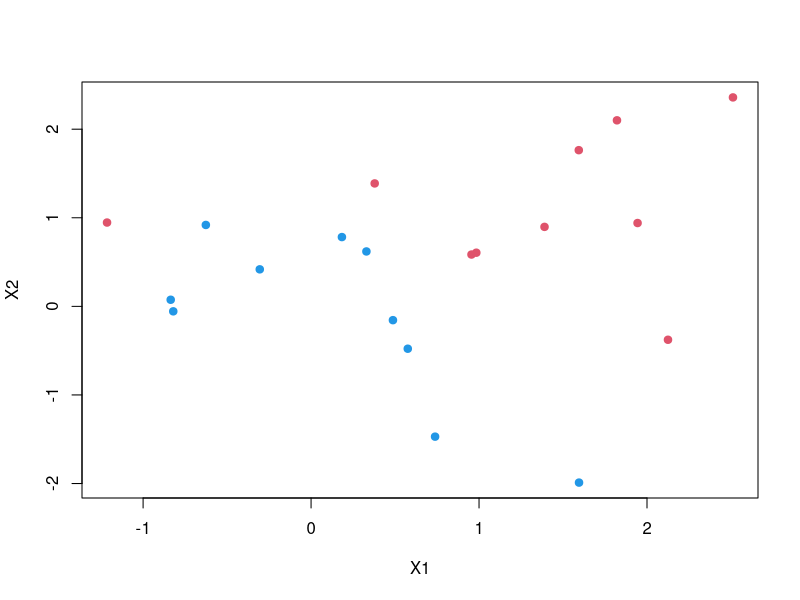
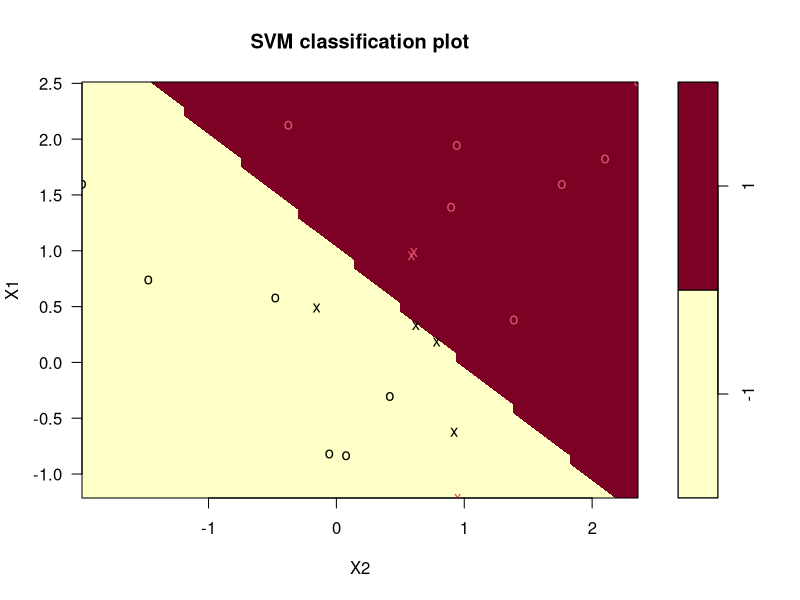
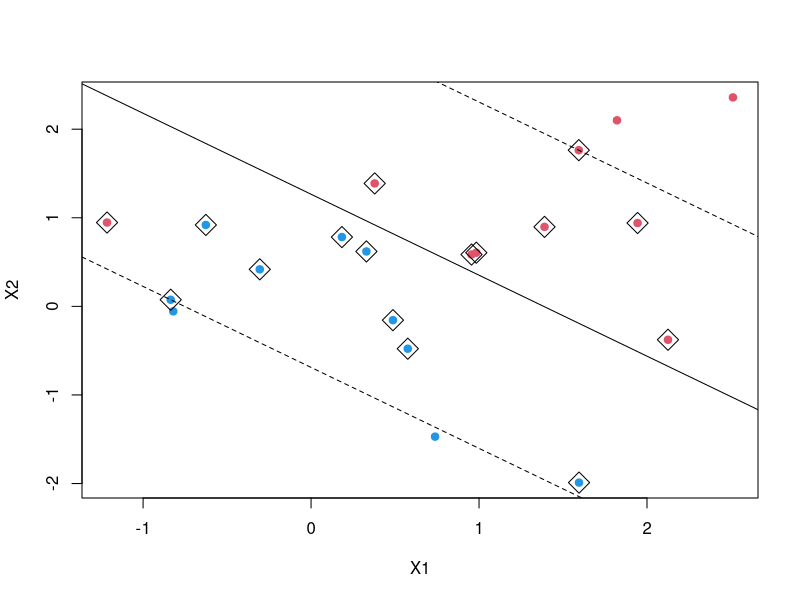
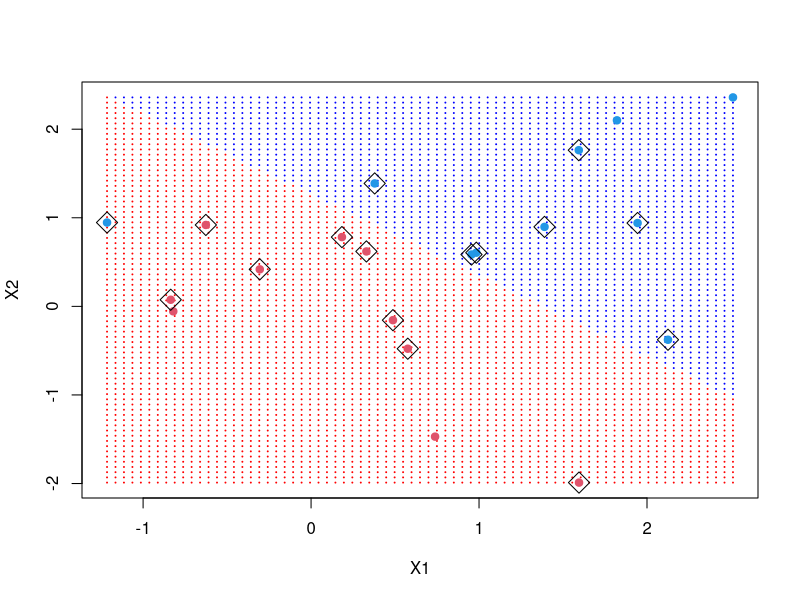
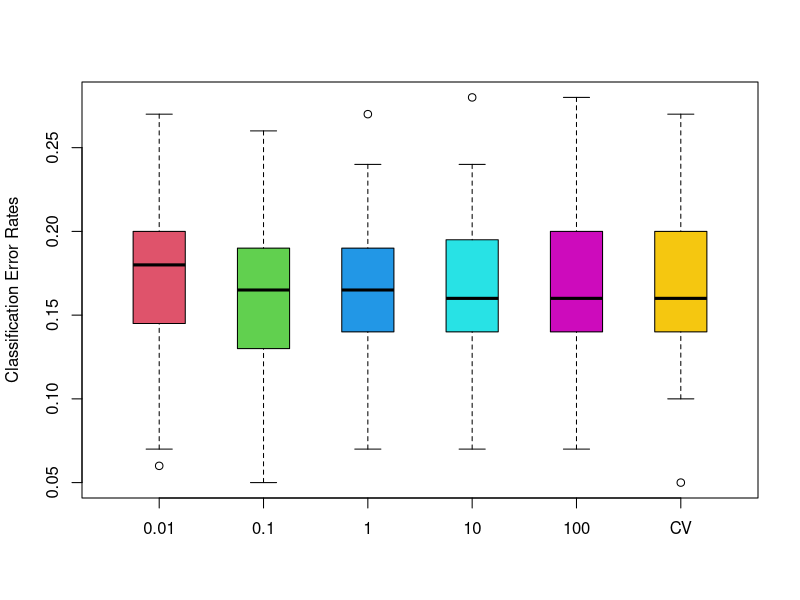

The R script that drew these images, in order:
# Simple example (simulate data set)
set.seed(1)
x <- matrix(rnorm(20*2), ncol=2)
y <- c(rep(-1, 10), rep(1, 10))
x[y==1, ] <- x[y==1, ] + 1
plot(x, col=(3-y), pch=19, xlab="X1", ylab="X2")

# Support vector classifier with cost=10
library(e1071)
# y must be in format (-1, 1) 
dat <- data.frame(x, y=as.factor(y))
# Tuning parameter cost (inverse of C) 
svmfit <- svm(y~., data=dat, kernel="linear", cost=10,
              scale=FALSE)
plot(svmfit, dat)
summary(svmfit)

# SVM of tuning parameter (cost=0.1) 
svmfit <- svm(y~., data=dat, kernel="linear", cost=0.1,
              scale=FALSE)
svmfit$index
beta <- drop(t(svmfit$coefs)%*%x[svmfit$index,])
beta0 <- svmfit$rho

# Visualize results
plot(x, col=(3-y), pch=19, xlab="X1", ylab="X2")
points(x[svmfit$index, ], pch=5, cex=2)
abline(beta0 / beta[2], -beta[1] / beta[2])
abline((beta0 - 1) / beta[2], -beta[1] / beta[2], lty = 2)
abline((beta0 + 1) / beta[2], -beta[1] / beta[2], lty = 2)

# A function to create a grid of values or a lattice of values
make.grid <- function(x, n = 75) {
  ran <- apply(x, 2, range)
  x1 <- seq(from = ran[1,1], to = ran[2,1], length = n)
  x2 <- seq(from = ran[1,2], to = ran[2,2], length = n)
  expand.grid(X1 = x1, X2 = x2)
}
xgrid <- make.grid(x)
xgrid[1:76,]
## Classification of potential test set
ygrid <- predict(svmfit, xgrid)
plot(xgrid, col=c("red","blue")[as.numeric(ygrid)], pch=20,
     cex=.2)
points(x, col=y+3, pch=19)
points(x[svmfit$index, ], pch=5, cex=2)

# Cross validation to find the optimal tuning parameter (cost)
set.seed(1)
tune.out <- tune(svm, y~., data=dat, kernel="linear",
                 ranges=list(cost=c(0.001, 0.01, 0.1, 1, 5, 10, 100)))
summary(tune.out)
bestmod <- tune.out$best.model
summary(bestmod)

# Generate test set
set.seed(4321)
xtest <- matrix(rnorm(20*2), ncol=2)
ytest <- sample(c(-1,1), 20, rep=TRUE)
xtest[ytest==1, ] <- xtest[ytest==1, ] + 1
testdat <- data.frame(xtest, y=as.factor(ytest))

# Compute misclassification rate for the optimal model
ypred <- predict(bestmod, testdat)
table(predict=ypred, truth=testdat$y)
mean(ypred!=testdat$y)

# Prepare package 
library(mnormt)
library(e1071)

# Function for calculating Misclassification Rate of SVC
SVC.MCR <- function(x.tran, x.test, y.tran, y.test,
                    cost=c(0.01,0.1,1,10,100)) {
  dat <- data.frame(x.tran, y=as.factor(y.tran))
  testdat <- data.frame(x.test, y=as.factor(y.test))
  MCR <- rep(0, length(cost)+1)
  for (i in 1:length(cost)) {
    svmfit <- svm(y~., data=dat, kernel="linear",
                  cost=cost[i])
    MCR[i] <- mean(predict(svmfit, testdat)!=testdat$y)
  }
  tune.out <- tune(svm, y~., data=dat, kernel="linear",
                   ranges=list(cost=cost))
  pred <- predict(tune.out$best.model, testdat)
  MCR[length(cost)+1] <- mean(pred!=testdat$y)
  MCR
}

# Simulation test for 100 replications
set.seed(123)
K <- 100
RES <- matrix(NA, K, 6)
colnames(RES) <- c("0.01", "0.1" ,"1" , "10" ,"100", "CV")
for (i in 1:K) {
  x.A <- rmnorm(100, rep(0, 2), matrix(c(1,-0.5,-0.5,1),2))
  x.B <- rmnorm(100, rep(1, 2), matrix(c(1,-0.5,-0.5,1),2))
  x.tran <- rbind(x.A[1:50, ], x.B[1:50, ])
  x.test <- rbind(x.A[-c(1:50), ], x.B[-c(1:50), ])
  y.tran <- factor(rep(0:1, each=50))
  y.test <- factor(rep(0:1, each=50))
  RES[i,] <- SVC.MCR(x.tran, x.test, y.tran, y.test)
}
apply(RES, 2, summary)
boxplot(RES, boxwex=0.5, col=2:7,
        names=c("0.01", "0.1", "1", "10", "100", "CV"),
        main="", ylab="Classification Error Rates")